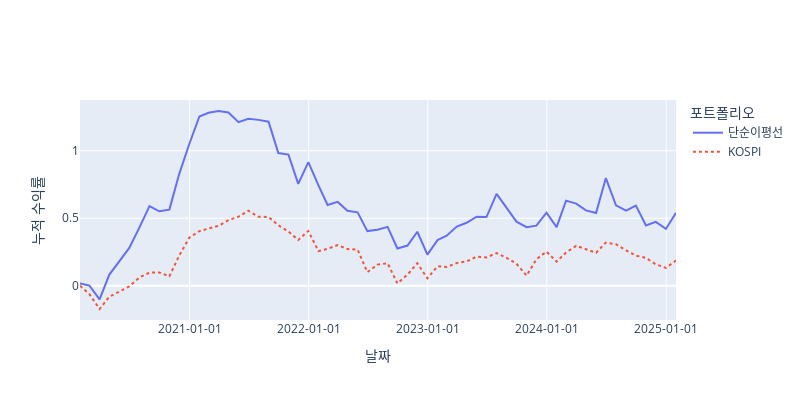
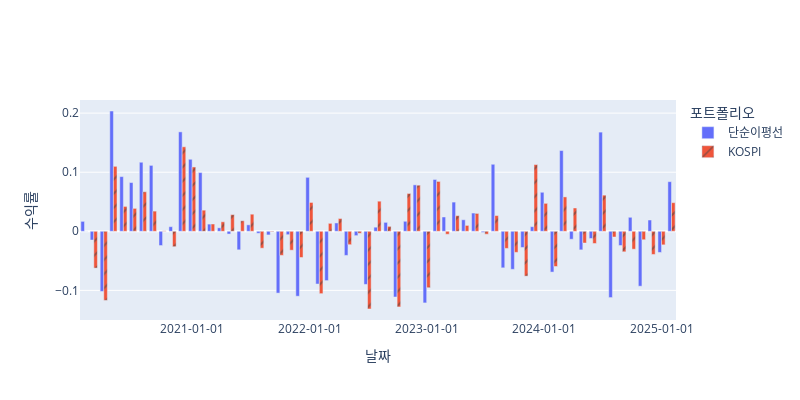

Notebook code cell kept with these figures, in order:
### Code cell
#시각화 분석
print("cumulative return curve")
plot_cumulative_return(returns=sma_returns, benchmark_returns=kospi_returns,
                       strategy_name='단순이평선',
                       benchmark_name='KOSPI')
print("single period return bar")
plot_single_period_return(returns=sma_returns, benchmark_returns=kospi_returns,
                          strategy_name='단순이평선',
                          benchmark_name='KOSPI')
